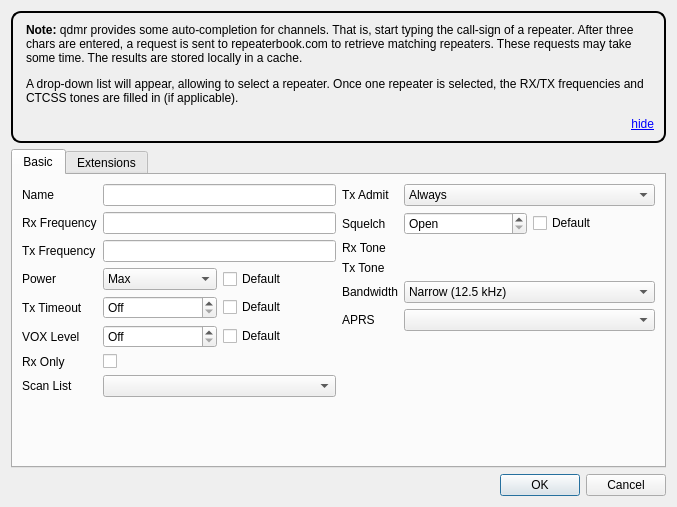
<?xml version="1.0" encoding="UTF-8"?>
<ui version="4.0">
 <class>AnalogChannelDialog</class>
 <widget class="QDialog" name="AnalogChannelDialog">
  <property name="geometry">
   <rect>
    <x>0</x>
    <y>0</y>
    <width>677</width>
    <height>507</height>
   </rect>
  </property>
  <property name="windowTitle">
   <string>Edit Analog Channel</string>
  </property>
  <layout class="QVBoxLayout" name="verticalLayout">
   <item>
    <widget class="QLabel" name="hintLabel">
     <property name="styleSheet">
      <string notr="true">padding:10px;border: 2px solid black; border-radius: 10px;</string>
     </property>
     <property name="text">
      <string>&lt;html&gt;&lt;head/&gt;&lt;body&gt;&lt;p&gt;&lt;span style=&quot; font-weight:600;&quot;&gt;Note:&lt;/span&gt; qdmr provides some auto-completion for channels. That is, start typing the call-sign of a repeater. After three chars are entered, a request is sent to repeaterbook.com to retrieve matching repeaters. These requests may take some time. The results are stored locally in a cache.&lt;/p&gt;&lt;p&gt;A drop-down list will appear, allowing to select a repeater. Once one repeater is selected, the RX/TX frequencies and CTCSS tones are filled in (if applicable).&lt;/p&gt;&lt;p align=&quot;right&quot;&gt;&lt;a href=&quot;#hide&quot;&gt;&lt;span style=&quot; text-decoration: underline; color:#0000ff;&quot;&gt;hide&lt;/span&gt;&lt;/a&gt;&lt;/p&gt;&lt;/body&gt;&lt;/html&gt;</string>
     </property>
     <property name="textFormat">
      <enum>Qt::RichText</enum>
     </property>
     <property name="wordWrap">
      <bool>true</bool>
     </property>
    </widget>
   </item>
   <item>
    <widget class="QTabWidget" name="tabWidget">
     <property name="currentIndex">
      <number>0</number>
     </property>
     <widget class="QWidget" name="basicTab">
      <attribute name="title">
       <string>Basic</string>
      </attribute>
      <layout class="QHBoxLayout" name="horizontalLayout_11">
       <item>
        <layout class="QFormLayout" name="formLayout_3">
         <item row="0" column="0">
          <widget class="QLabel" name="nameLabel">
           <property name="text">
            <string>Name</string>
           </property>
          </widget>
         </item>
         <item row="0" column="1">
          <widget class="QLineEdit" name="channelName">
           <property name="minimumSize">
            <size>
             <width>200</width>
             <height>0</height>
            </size>
           </property>
          </widget>
         </item>
         <item row="1" column="0">
          <widget class="QLabel" name="rxFrequencyLabel">
           <property name="text">
            <string>Rx Frequency</string>
           </property>
          </widget>
         </item>
         <item row="1" column="1">
          <widget class="QLineEdit" name="rxFrequency"/>
         </item>
         <item row="2" column="0">
          <widget class="QLabel" name="txFrequencyLabel">
           <property name="text">
            <string>Tx Frequency</string>
           </property>
          </widget>
         </item>
         <item row="2" column="1">
          <widget class="QLineEdit" name="txFrequency"/>
         </item>
         <item row="3" column="0">
          <widget class="QLabel" name="powerLabel">
           <property name="text">
            <string>Power</string>
           </property>
          </widget>
         </item>
         <item row="3" column="1">
          <layout class="QHBoxLayout" name="horizontalLayout_8">
           <item>
            <widget class="QComboBox" name="powerValue">
             <item>
              <property name="text">
               <string>Max</string>
              </property>
             </item>
             <item>
              <property name="text">
               <string>High</string>
              </property>
             </item>
             <item>
              <property name="text">
               <string>Mid</string>
              </property>
             </item>
             <item>
              <property name="text">
               <string>Low</string>
              </property>
             </item>
             <item>
              <property name="text">
               <string>Min</string>
              </property>
             </item>
            </widget>
           </item>
           <item>
            <widget class="QCheckBox" name="powerDefault">
             <property name="text">
              <string>Default</string>
             </property>
            </widget>
           </item>
          </layout>
         </item>
         <item row="4" column="0">
          <widget class="QLabel" name="txTimeoutLabel">
           <property name="text">
            <string>Tx Timeout</string>
           </property>
          </widget>
         </item>
         <item row="4" column="1">
          <layout class="QHBoxLayout" name="horizontalLayout_7">
           <item>
            <widget class="QSpinBox" name="totValue">
             <property name="specialValueText">
              <string>Off</string>
             </property>
             <property name="suffix">
              <string notr="true" extracomment="Transmit time out (TOT) in seconds. A value of 0 means disabled."> s</string>
             </property>
             <property name="maximum">
              <number>9999</number>
             </property>
            </widget>
           </item>
           <item>
            <widget class="QCheckBox" name="totDefault">
             <property name="text">
              <string>Default</string>
             </property>
            </widget>
           </item>
          </layout>
         </item>
         <item row="5" column="0">
          <widget class="QLabel" name="vOXLevelLabel">
           <property name="text">
            <string>VOX Level</string>
           </property>
          </widget>
         </item>
         <item row="5" column="1">
          <layout class="QHBoxLayout" name="horizontalLayout_10">
           <item>
            <widget class="QSpinBox" name="voxValue">
             <property name="specialValueText">
              <string>Off</string>
             </property>
             <property name="maximum">
              <number>10</number>
             </property>
            </widget>
           </item>
           <item>
            <widget class="QCheckBox" name="voxDefault">
             <property name="text">
              <string>Default</string>
             </property>
            </widget>
           </item>
          </layout>
         </item>
         <item row="6" column="0">
          <widget class="QLabel" name="rxOnlyLabel">
           <property name="text">
            <string>Rx Only</string>
           </property>
          </widget>
         </item>
         <item row="6" column="1">
          <widget class="QCheckBox" name="rxOnly"/>
         </item>
         <item row="7" column="0">
          <widget class="QLabel" name="scanListLabel">
           <property name="text">
            <string>Scan List</string>
           </property>
          </widget>
         </item>
         <item row="7" column="1">
          <widget class="QComboBox" name="scanList"/>
         </item>
        </layout>
       </item>
       <item>
        <layout class="QFormLayout" name="formLayout_4">
         <property name="sizeConstraint">
          <enum>QLayout::SetDefaultConstraint</enum>
         </property>
         <property name="fieldGrowthPolicy">
          <enum>QFormLayout::AllNonFixedFieldsGrow</enum>
         </property>
         <item row="0" column="0">
          <widget class="QLabel" name="txAdmitLabel">
           <property name="text">
            <string>Tx Admit</string>
           </property>
          </widget>
         </item>
         <item row="0" column="1">
          <widget class="QComboBox" name="txAdmit">
           <item>
            <property name="text">
             <string>Always</string>
            </property>
           </item>
           <item>
            <property name="text">
             <string>Channel Free</string>
            </property>
           </item>
           <item>
            <property name="text">
             <string>Tone</string>
            </property>
           </item>
          </widget>
         </item>
         <item row="1" column="0">
          <widget class="QLabel" name="squelchLabel">
           <property name="text">
            <string>Squelch</string>
           </property>
          </widget>
         </item>
         <item row="2" column="0">
          <widget class="QLabel" name="rxToneLabel">
           <property name="text">
            <string>Rx Tone</string>
           </property>
          </widget>
         </item>
         <item row="3" column="0">
          <widget class="QLabel" name="txToneLabel">
           <property name="text">
            <string>Tx Tone</string>
           </property>
          </widget>
         </item>
         <item row="4" column="0">
          <widget class="QLabel" name="bandwidthLabel">
           <property name="text">
            <string>Bandwidth</string>
           </property>
          </widget>
         </item>
         <item row="4" column="1">
          <widget class="QComboBox" name="bandwidth">
           <item>
            <property name="text">
             <string>Narrow (12.5 kHz)</string>
            </property>
           </item>
           <item>
            <property name="text">
             <string>Wide (25 kHz)</string>
            </property>
           </item>
          </widget>
         </item>
         <item row="5" column="0">
          <widget class="QLabel" name="aprsLabel">
           <property name="text">
            <string>APRS</string>
           </property>
          </widget>
         </item>
         <item row="5" column="1">
          <widget class="QComboBox" name="aprsList"/>
         </item>
         <item row="1" column="1">
          <layout class="QHBoxLayout" name="horizontalLayout_9">
           <item>
            <widget class="QSpinBox" name="squelchValue">
             <property name="specialValueText">
              <string>Open</string>
             </property>
             <property name="maximum">
              <number>10</number>
             </property>
            </widget>
           </item>
           <item>
            <widget class="QCheckBox" name="squelchDefault">
             <property name="text">
              <string>Default</string>
             </property>
            </widget>
           </item>
          </layout>
         </item>
         <item row="2" column="1">
          <widget class="SelectiveCallBox" name="rxTone" native="true">
           <property name="sizePolicy">
            <sizepolicy hsizetype="MinimumExpanding" vsizetype="Minimum">
             <horstretch>0</horstretch>
             <verstretch>0</verstretch>
            </sizepolicy>
           </property>
          </widget>
         </item>
         <item row="3" column="1">
          <widget class="SelectiveCallBox" name="txTone" native="true">
           <property name="sizePolicy">
            <sizepolicy hsizetype="MinimumExpanding" vsizetype="Minimum">
             <horstretch>0</horstretch>
             <verstretch>0</verstretch>
            </sizepolicy>
           </property>
          </widget>
         </item>
        </layout>
       </item>
      </layout>
     </widget>
     <widget class="QWidget" name="extensionTab">
      <attribute name="title">
       <string>Extensions</string>
      </attribute>
      <layout class="QHBoxLayout" name="horizontalLayout">
       <item>
        <widget class="ExtensionView" name="extensionView" native="true"/>
       </item>
      </layout>
     </widget>
    </widget>
   </item>
   <item>
    <widget class="QDialogButtonBox" name="buttonBox">
     <property name="orientation">
      <enum>Qt::Horizontal</enum>
     </property>
     <property name="standardButtons">
      <set>QDialogButtonBox::Cancel|QDialogButtonBox::Ok</set>
     </property>
    </widget>
   </item>
  </layout>
 </widget>
 <customwidgets>
  <customwidget>
   <class>ExtensionView</class>
   <extends>QWidget</extends>
   <header>extensionview.hh</header>
   <container>1</container>
  </customwidget>
  <customwidget>
   <class>SelectiveCallBox</class>
   <extends>QWidget</extends>
   <header location="global">selectivecallbox.hh</header>
   <container>1</container>
  </customwidget>
 </customwidgets>
 <resources/>
 <connections>
  <connection>
   <sender>buttonBox</sender>
   <signal>accepted()</signal>
   <receiver>AnalogChannelDialog</receiver>
   <slot>accept()</slot>
   <hints>
    <hint type="sourcelabel">
     <x>248</x>
     <y>254</y>
    </hint>
    <hint type="destinationlabel">
     <x>157</x>
     <y>274</y>
    </hint>
   </hints>
  </connection>
  <connection>
   <sender>buttonBox</sender>
   <signal>rejected()</signal>
   <receiver>AnalogChannelDialog</receiver>
   <slot>reject()</slot>
   <hints>
    <hint type="sourcelabel">
     <x>316</x>
     <y>260</y>
    </hint>
    <hint type="destinationlabel">
     <x>286</x>
     <y>274</y>
    </hint>
   </hints>
  </connection>
 </connections>
</ui>
